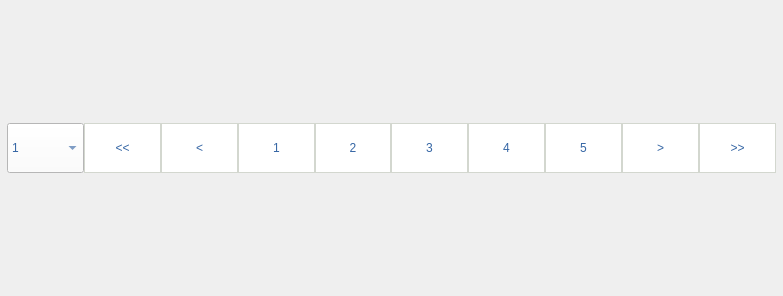
<?xml version="1.0" encoding="UTF-8"?>
<ui version="4.0">
 <class>Pagination</class>
 <widget class="QWidget" name="Pagination">
  <property name="geometry">
   <rect>
    <x>0</x>
    <y>0</y>
    <width>783</width>
    <height>296</height>
   </rect>
  </property>
  <property name="windowTitle">
   <string>Form</string>
  </property>
  <layout class="QHBoxLayout" name="horizontalLayout_2">
   <property name="spacing">
    <number>0</number>
   </property>
   <property name="leftMargin">
    <number>5</number>
   </property>
   <property name="topMargin">
    <number>5</number>
   </property>
   <property name="rightMargin">
    <number>5</number>
   </property>
   <property name="bottomMargin">
    <number>5</number>
   </property>
   <item>
    <widget class="QWidget" name="widget" native="true">
     <property name="styleSheet">
      <string notr="true">QPushButton{
	background-color: rgb(255, 255, 255);
	color: rgb(52, 101, 164);
	border-style: solid;
    border-width: 1px;
    border-color: rgb(211, 215, 207);
}

QPushButton:!enabled{
	color: rgb(211, 215, 207);
}

QPushButton:flat{
	background-color:rgb(52, 101, 164);
	color: white;
}

QPushButton:hover:pressed {
    background-color: qlineargradient(x1: 0, y1: 0, x2: 0, y2: 1,
                                        stop: 0 #dadbde, stop: 1 #f6f7fa);
}

QPushButton:flat:hover {
    background-color:rgb(52, 101, 164);
}

QPushButton:hover {
	background-color: rgb(211, 215, 207);
}

QComboBox{
	background-color: rgb(255, 255, 255);
	color: rgb(52, 101, 164);
    border-width: 1px;
    border-color: rgb(211, 215, 207);
	selection-color: white;
	selection-background-color: rgb(114, 159, 207);
}

QComboBox QAbstractItemView{
	background-color:rgb(255, 255, 255);
	color: rgb(52, 101, 164);
    border-width: 1px;
    border-color: rgb(211, 215, 207);
}
</string>
     </property>
     <layout class="QHBoxLayout" name="horizontalLayout">
      <property name="spacing">
       <number>0</number>
      </property>
      <property name="leftMargin">
       <number>2</number>
      </property>
      <property name="topMargin">
       <number>2</number>
      </property>
      <property name="rightMargin">
       <number>2</number>
      </property>
      <property name="bottomMargin">
       <number>2</number>
      </property>
      <item>
       <widget class="QComboBox" name="itemsPerPagePicker">
        <property name="minimumSize">
         <size>
          <width>0</width>
          <height>50</height>
         </size>
        </property>
        <property name="toolTip">
         <string>&lt;html&gt;&lt;head/&gt;&lt;body&gt;&lt;p&gt;Items per page&lt;/p&gt;&lt;/body&gt;&lt;/html&gt;</string>
        </property>
        <property name="layoutDirection">
         <enum>Qt::LeftToRight</enum>
        </property>
        <property name="autoFillBackground">
         <bool>false</bool>
        </property>
        <item>
         <property name="text">
          <string>1</string>
         </property>
        </item>
        <item>
         <property name="text">
          <string>2</string>
         </property>
        </item>
        <item>
         <property name="text">
          <string>3</string>
         </property>
        </item>
        <item>
         <property name="text">
          <string>4</string>
         </property>
        </item>
        <item>
         <property name="text">
          <string>5</string>
         </property>
        </item>
       </widget>
      </item>
      <item>
       <widget class="QPushButton" name="firstPageBtn">
        <property name="minimumSize">
         <size>
          <width>0</width>
          <height>50</height>
         </size>
        </property>
        <property name="toolTip">
         <string>&lt;html&gt;&lt;head/&gt;&lt;body&gt;&lt;p&gt;First page&lt;/p&gt;&lt;/body&gt;&lt;/html&gt;</string>
        </property>
        <property name="text">
         <string>&lt;&lt;</string>
        </property>
        <property name="shortcut">
         <string>Shift+Left</string>
        </property>
       </widget>
      </item>
      <item>
       <widget class="QPushButton" name="previousPageBtn">
        <property name="minimumSize">
         <size>
          <width>0</width>
          <height>50</height>
         </size>
        </property>
        <property name="toolTip">
         <string>&lt;html&gt;&lt;head/&gt;&lt;body&gt;&lt;p&gt;Privious page&lt;/p&gt;&lt;/body&gt;&lt;/html&gt;</string>
        </property>
        <property name="text">
         <string>&lt;</string>
        </property>
        <property name="shortcut">
         <string>Left</string>
        </property>
       </widget>
      </item>
      <item>
       <widget class="QPushButton" name="page1Btn">
        <property name="minimumSize">
         <size>
          <width>0</width>
          <height>50</height>
         </size>
        </property>
        <property name="text">
         <string>1</string>
        </property>
        <property name="flat">
         <bool>false</bool>
        </property>
       </widget>
      </item>
      <item>
       <widget class="QPushButton" name="page2Btn">
        <property name="minimumSize">
         <size>
          <width>0</width>
          <height>50</height>
         </size>
        </property>
        <property name="text">
         <string>2</string>
        </property>
       </widget>
      </item>
      <item>
       <widget class="QPushButton" name="page3Btn">
        <property name="enabled">
         <bool>true</bool>
        </property>
        <property name="minimumSize">
         <size>
          <width>0</width>
          <height>50</height>
         </size>
        </property>
        <property name="text">
         <string>3</string>
        </property>
        <property name="flat">
         <bool>false</bool>
        </property>
       </widget>
      </item>
      <item>
       <widget class="QPushButton" name="page4Btn">
        <property name="minimumSize">
         <size>
          <width>0</width>
          <height>50</height>
         </size>
        </property>
        <property name="text">
         <string>4</string>
        </property>
       </widget>
      </item>
      <item>
       <widget class="QPushButton" name="page5Btn">
        <property name="minimumSize">
         <size>
          <width>0</width>
          <height>50</height>
         </size>
        </property>
        <property name="text">
         <string>5</string>
        </property>
       </widget>
      </item>
      <item>
       <widget class="QPushButton" name="nextPageBtn">
        <property name="minimumSize">
         <size>
          <width>0</width>
          <height>50</height>
         </size>
        </property>
        <property name="toolTip">
         <string>&lt;html&gt;&lt;head/&gt;&lt;body&gt;&lt;p&gt;Next page&lt;/p&gt;&lt;/body&gt;&lt;/html&gt;</string>
        </property>
        <property name="text">
         <string>&gt;</string>
        </property>
        <property name="shortcut">
         <string>Right</string>
        </property>
       </widget>
      </item>
      <item>
       <widget class="QPushButton" name="lastPageBtn">
        <property name="minimumSize">
         <size>
          <width>0</width>
          <height>50</height>
         </size>
        </property>
        <property name="toolTip">
         <string>&lt;html&gt;&lt;head/&gt;&lt;body&gt;&lt;p&gt;Last page&lt;/p&gt;&lt;/body&gt;&lt;/html&gt;</string>
        </property>
        <property name="text">
         <string>&gt;&gt;</string>
        </property>
        <property name="shortcut">
         <string>Shift+Right</string>
        </property>
       </widget>
      </item>
     </layout>
    </widget>
   </item>
  </layout>
 </widget>
 <resources/>
 <connections/>
</ui>
